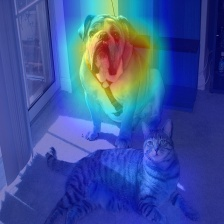
#> input picture Python/Master of Science in Artificial Intelligence/Deep Learning/Grad-CAM/dog_cat_cam.jpg, 224 x 224 px
$ python -i image_utils.py   (imports and definitions only)
#> lines starting #> are read from the running program, lines starting #| are printed output that depends on the picture
#> further down, picture is the input picture: shape (224, 224, 3); mean B, G, R 154.4, 82.9, 59.9
import cv2
from PIL import Image, ImageChops
import sys
import numpy as np

def crop(image):
    bg = Image.new(image.mode, image.size, image.getpixel((0,0)))
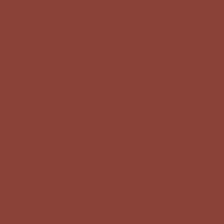
#> bg: PIL image 224x224 RGB; mean R, G, B 138, 66, 56
    diff = ImageChops.difference(image, bg)
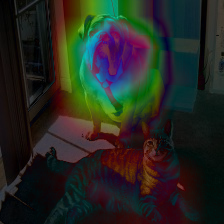
#> diff: PIL image 224x224 RGB; mean R, G, B 36.5, 39.3, 32.8
    diff = ImageChops.add(diff, diff, 2.0, -100)
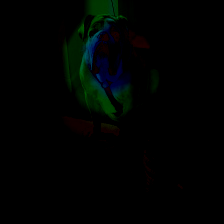
#> diff: PIL image 224x224 RGB; mean R, G, B 0.4, 3, 1.5
    bbox = diff.getbbox()
#> bbox = (58, 0, 183, 192)
    if bbox:
        return image.crop(bbox)
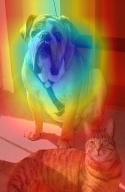
#> returned value: PIL image 125x192 RGB; mean R, G, B 161.8, 109.4, 73.6
    else:
        return image

def resize_image(image,size):
    return cv2.resize(image, (size, size))

def remove_transparency(im, bg_colour=(255, 255, 255)):

    # Only process if image has transparency (http://stackoverflow.com/a/1963146)
    if im.mode in ('RGBA', 'LA') or (im.mode == 'P' and 'transparency' in im.info):

        # Need to convert to RGBA if LA format due to a bug in PIL (http://stackoverflow.com/a/1963146)
        alpha = im.convert('RGBA').split()[-1]

        # Create a new background image of our matt color.
        # Must be RGBA because paste requires both images have the same format
        # (http://stackoverflow.com/a/8720632  and  http://stackoverflow.com/a/9459208)
        bg = Image.new("RGBA", im.size, bg_colour + (255,))
        bg.paste(im, mask=alpha)
        return bg

    else:
        return im

def transform_crop(img_array):
    image_object = Image.fromarray(img_array)

    cropped_image=crop(image_object)

    image_array=cv2.cvtColor(np.array(remove_transparency(cropped_image)), cv2.COLOR_BGRA2BGR)

    return image_array

>>> import cv2
>>> picture = cv2.imread('../../Master of Science in Artificial Intelligence/Deep Learning/Grad-CAM/dog_cat_cam.jpg')
>>> result = transform_crop(picture)

$ run again, on Python/Master of Science in Artificial Intelligence/Deep Learning/Grad-CAM/hydrant_cam.jpg
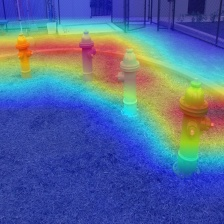
#> input picture Python/Master of Science in Artificial Intelligence/Deep Learning/Grad-CAM/hydrant_cam.jpg, 224 x 224 px
#> picture is the input picture: shape (224, 224, 3); mean B, G, R 152.3, 106.1, 85.4
#> in crop, `diff = ImageChops.add(diff, diff, 2.0, -100)`:
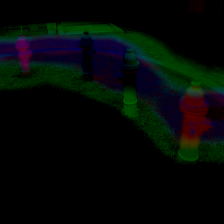
#> diff: PIL image 224x224 RGB; mean R, G, B 3.8, 9.2, 6.2
#> bbox = (0, 0, 224, 166)
#> in crop, `return image.crop(bbox)`:
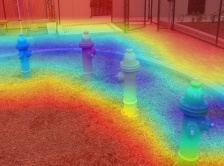
#> returned value: PIL image 224x166 RGB; mean R, G, B 148.5, 121.7, 99.7
